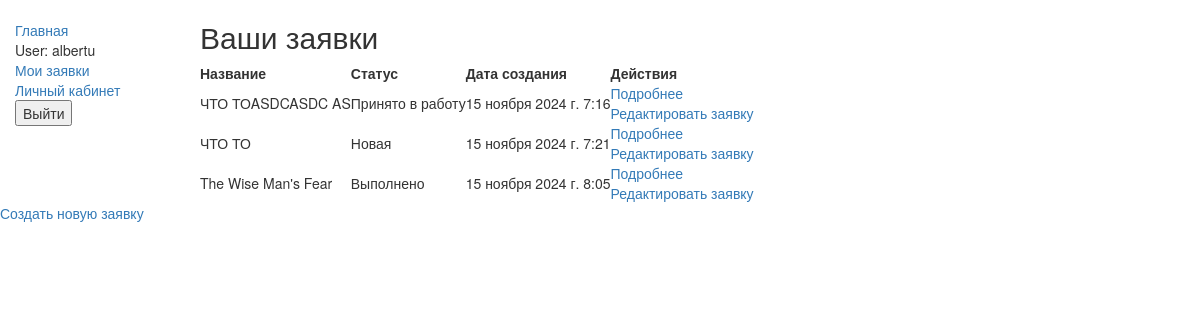
/main/user_application_list/ (signed in), run on the app's committed database.
### main/models.py (models this page shows, shortened)
class CustomUser(AbstractUser):
    security_question  = models.ForeignKey('SecurityQuestion', on_delete=models.SET_NULL, null=True, blank=True)
    security_answer  = models.CharField(max_length=255, null=True, blank=True)

class Application(models.Model):
    STATUS_CHOICES = [
        ('new', 'Новая'),
        ('in_progress', 'Принято в работу'),
        ('completed', 'Выполнено'),
    ]
    user = models.ForeignKey(CustomUser, on_delete=models.CASCADE)
    title = models.CharField(max_length=100)
    description = models.TextField()
    category = models.ForeignKey(Category, on_delete=models.SET_NULL, null=True, blank=True)
    status = models.CharField(max_length=20, choices=STATUS_CHOICES, default='new')
    created_at = models.DateTimeField(auto_now_add=True)
    image = models.ImageField(upload_to = 'application/', blank=True, null=True)

### main/views.py (the view, shortened to what this page needs)
# urls.py: path('user_application_list/', views.MyApplicationListView.as_view(), name='user-application-list'),
class MyApplicationListView(LoginRequiredMixin, ListView):
    model = Application
    template_name = 'main/user_application_list.html'
    context_object_name = 'applications'

### main/templates/main/user_application_list.html (shortened to what this page needs)
{% extends "basic.html" %}
{% block content %}
<h2>Ваши заявки</h2>
        <table>
            <thead>
                <tr>
                    <th>Название</th>
                    <th>Статус</th>
                    <th>Дата создания</th>
                    <th>Действия</th>
                </tr>
            </thead>
            <tbody>
                {% for application in applications %}
                    {% if application.user == request.user %}
                        <tr>
                            <td>{{ application.title }}</td>
                            <td>{{ application.get_status_display }}</td>
                            <td>{{ application.created_at }}</td>
                            <td><a href="{% url 'application_detail' application.pk %}">Подробнее</a><br>
                                <a href="{% url 'edit_application' application.id%}">Редактировать заявку</a></td>
                        </tr>
                    {% endif %}
                {% endfor %}
            </tbody>
        </table>
<a href="{% url 'application_create' %}">Создать новую заявку</a>
{% endblock %}

### main/templates/basic.html (shortened to what this page needs)
<!doctype html>
<html lang="en">
  <head>
    <link
      rel="stylesheet"
      href="https://maxcdn.bootstrapcdn.com/bootstrap/3.3.7/css/bootstrap.min.css" />
    {% load static %}
    <link rel="stylesheet" href="{% static 'css/styles.css' %}"/>
  </head>
  <body>
    <div class="container-fluid">
      <div class="row">
        <div class="col-sm-2">
          {% block sidebar %}
            <ul class="sidebar-nav">
              <li><a href="{% url 'application' %}">Главная</a></li>
              {% if user.is_authenticated %}
              <li>
                <li>User: {{ user.get_username }}</li>
                <li><a href="{% url 'user-application-list' %}">Мои заявки</a></li>
                <li><a href="{% url 'profile' %}">Личный кабинет</a></li>
                <form method="POST" action="{% url 'logout' %}">
                      <button type="submit">Выйти</button>
                </form>
              </li>
            {% endif %}
            </ul>
          {% endblock %}
        </div>
    {% block content %}
    {% endblock %}
  </body>
</html>

### main/static/css/styles.css (style rules this page uses)
.sidebar-nav { margin-top: 20px; padding: 0; list-style: none; }
form { width: 50%; }

### data on the page
CustomUser: get_username "albertu"
Application: title "ЧТО ТОASDCASDC AS", status "Принято в работу", created_at "15 ноября 2024 г. 7:16"
Application: title "ЧТО ТО", status "Новая", created_at "15 ноября 2024 г. 7:21"
Application: title "The Wise Man's Fear", status "Выполнено", created_at "15 ноября 2024 г. 8:05"
